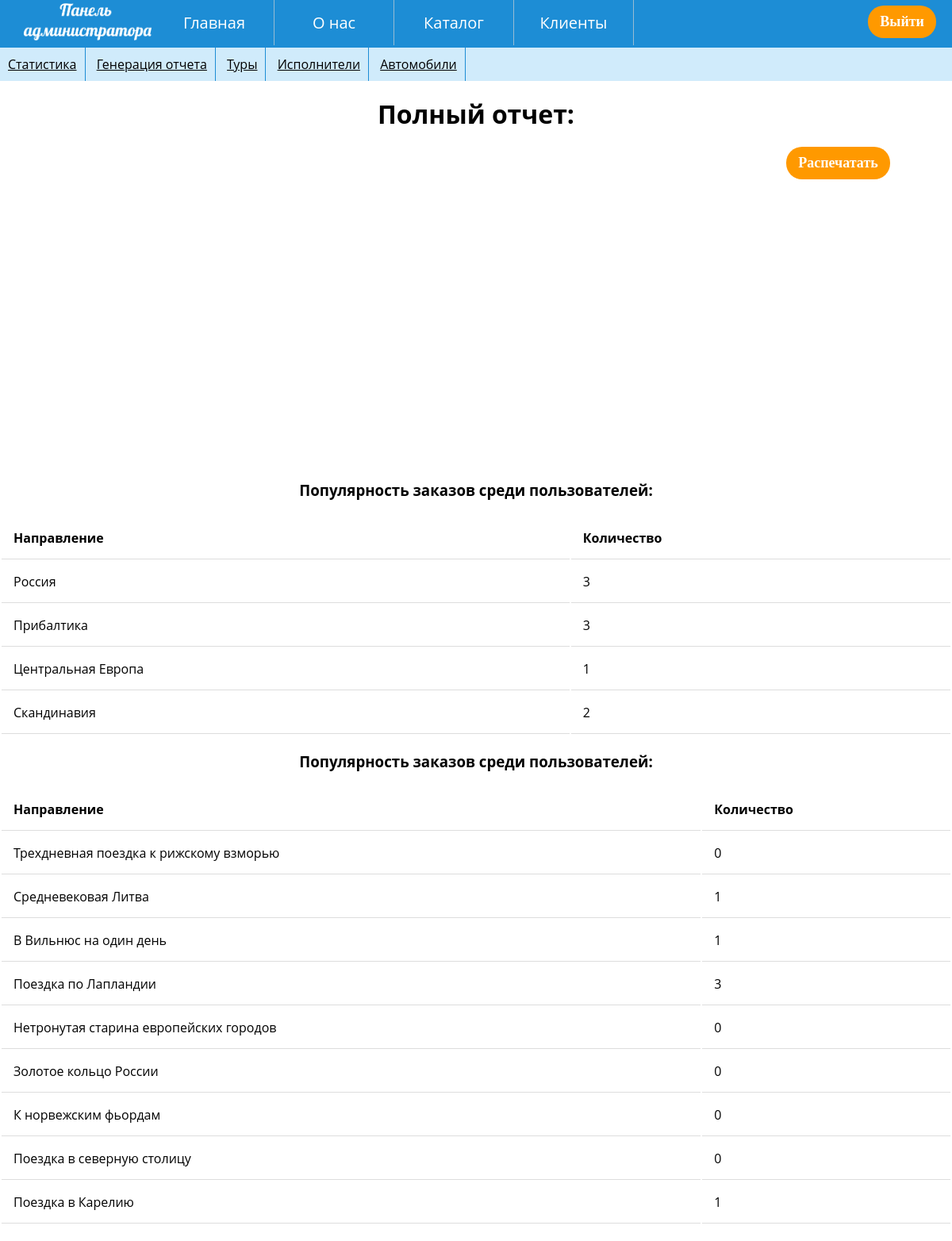
Screenshot of /admin/admin.php?p=report (signed in) with the database file from the repository.
### tables this page shows
CREATE TABLE `direction` (
  `id_direction` int(11) NOT NULL,
  `name_direction` varchar(100) NOT NULL,
  `direction` varchar(200) NOT NULL
);

CREATE TABLE `tours` (
  `id_tour` int(11) NOT NULL,
  `title` varchar(100) NOT NULL,
  `description` varchar(1000) NOT NULL,
  `length` int(11) NOT NULL,
  `duration` int(11) NOT NULL,
  `image` varchar(200) NOT NULL,
  `popular` tinyint(1) NOT NULL,
  `id_direction` int(11) NOT NULL,
  `id_performer` int(11) NOT NULL,
  `cities` varchar(100) NOT NULL
);

### admin/report-chart.php (the view, shortened to what this page needs)
<h1>Полный отчет:</h1>
<div class="filter">
<div id="donutchart" style="width: 600px; height: 400px;"></div>
<a class ="print-doc" href="javascript:(print());"><button> Распечатать</button></a>
</div>

### admin/report-text.php
<?php
require_once '../connection.php';
$link = mysqli_connect($host, $user, $password, $database)
    or die("Ошибка " . mysqli_error($link));
    ?>
    <h3>Популярность заказов среди пользователей:</h3>
<?php
$sql_dir = mysqli_query($link, "SELECT * FROM direction");
print '<table class="big-table">
                  <thead>
                    <tr><td>Направление</td><td>Количество</td></tr>
                  </thead>';
while($row_dir = mysqli_fetch_array($sql_dir)) {
    $sql_c_tour = mysqli_query($link, "SELECT COUNT(*) FROM tours WHERE id_direction = ".$row_dir['id_direction']."");
    while($row_c_tour = mysqli_fetch_array($sql_c_tour)) {
        print '<tr>
                    <td>'.$row_dir['name_direction'].'</td>
                    <td>'.$row_c_tour['COUNT(*)'].'</td>
            </tr>';
    }
}
print '</table>';
?>
<h3>Популярность заказов среди пользователей:</h3>
<?php
print '<table class="big-table">
        <thead>
            <tr><td>Направление</td><td>Количество</td></tr>
        </thead>';
$sql_tour = mysqli_query($link, "SELECT * FROM tours");
while($row_tour = mysqli_fetch_array($sql_tour)) {
    $sql_fav = mysqli_query($link, "SELECT COUNT(*) FROM favorites WHERE id_tour = ".$row_tour['id_tour']."");
    while($row_fav = mysqli_fetch_array($sql_fav)) {
        print '<tr>
                    <td>'.$row_tour['title'].'</td>
                    <td>'.$row_fav['COUNT(*)'].'</td>
            </tr>';
    }
}
print '</table>';
?>

### css/style.css (style rules this page uses)
* { margin: 0; padding: 0; }
body { font-family: 'Montserrat', 'Open Sans', sans-serif; position: relative; }
a { color: #fff; }
button { background: #ff9900; color: #fff; padding: 10px 15px; border-radius: 20px; border: 0; font-family: 'Century Gothic'; font-weight: bold; font-size: 18px; }
.filter { display: flex; justify-content: space-around; }
::placeholder { color: #8d8d8d; }
h1, h3 { text-align: center; margin: 20px 0 20px 0; }
table { margin-bottom: 20px; }
.big-table { width: 100%; }
.big-table td:not([contenteditable=true]) { -webkit-user-select: none; -moz-user-select: none; -ms-user-select: none; user-select: none; }
thead { font-weight: bold; }
th, td { padding: 15px; border-bottom: 1px solid #ddd; }

### rows the page displays
direction: name_direction "Россия", COUNT "3"
direction: name_direction "Прибалтика", COUNT "3"
direction: name_direction "Центральная Европа", COUNT "1"
direction: name_direction "Скандинавия", COUNT "2"
tours: title "Трехдневная поездка к рижскому взморью", COUNT "0"
tours: title "Средневековая Литва", COUNT "1"
tours: title "В Вильнюс на один день", COUNT "1"
tours: title "Поездка по Лапландии", COUNT "3"
tours: title "Нетронутая старина европейских городов", COUNT "0"
tours: title "Золотое кольцо России", COUNT "0"
tours: title "К норвежским фьордам", COUNT "0"
tours: title "Поездка в северную столицу", COUNT "0"
tours: title "Поездка в Карелию", COUNT "1"
